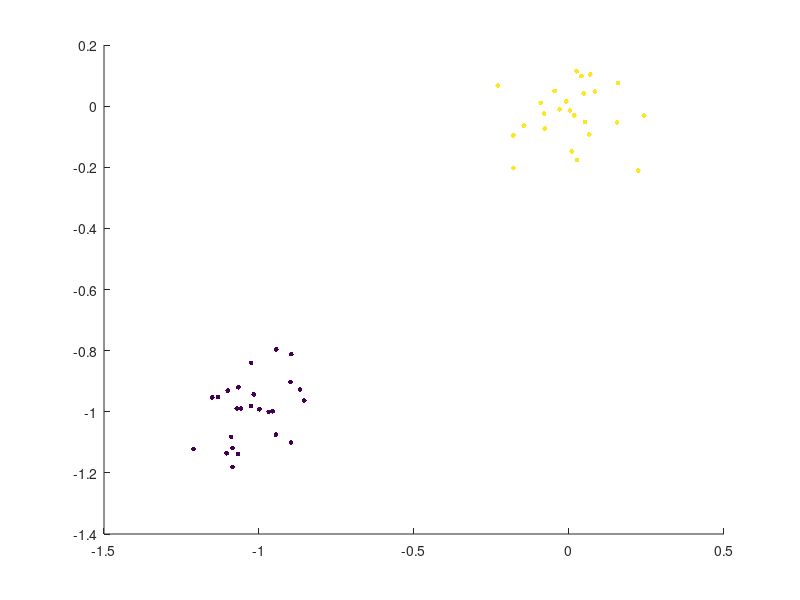
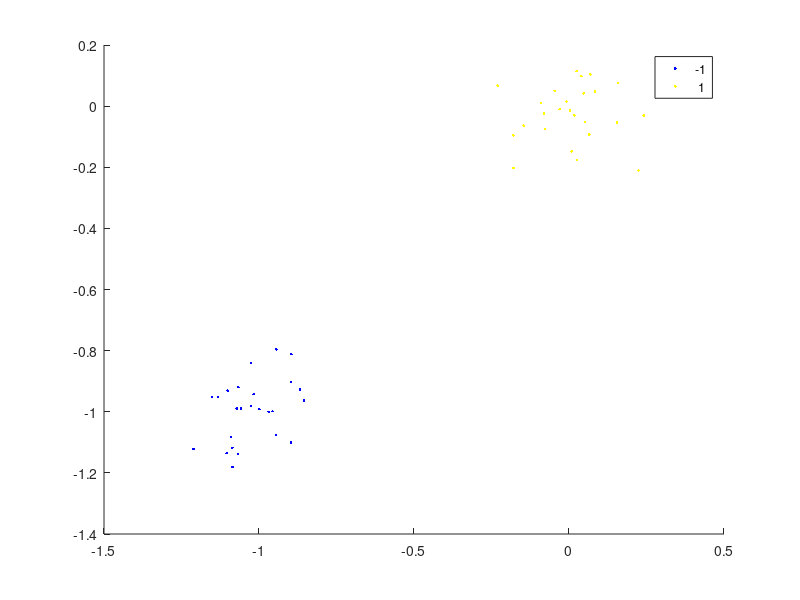

Write MATLAB code to recreate these figures, in order. (Note: this script raises an error after producing the figures.)
close all;
clear;
clc;

%% Data 1
X1 = [mvnrnd([-1; -1], 0.01*eye(2, 2), 25); mvnrnd([0; 0], 0.01*eye(2, 2), 25)];
X1test = [mvnrnd([-1; -1], 0.01*eye(2, 2), 25); mvnrnd([0; 0], 0.01*eye(2, 2), 25)];

y1 = [-ones(25, 1); ones(25, 1)];
y1test = y1;

figure('NumberTitle', 'off', 'Name', 'Data set 1');
scatter(X1(:, 1), X1(:, 2), 12, y1, 'filled');

%Train the SVM Classifier
cl = fitcsvm(X1,y1,'KernelFunction','rbf','Standardize',true);

% Predict scores over the grid
d = 0.02;
[x1Grid,x2Grid] = meshgrid(min(X1(:,1)):d:max(X1(:,1)),...
    min(X1(:,2)):d:max(X1(:,2)));
xGrid = [x1Grid(:),x2Grid(:)];
[~,scores] = predict(cl,xGrid);

% Predict scores over the grid on X1Test
d = 0.02;
[x11Grid,x22Grid] = meshgrid(min(X1test(:,1)):d:max(X1test(:,1)),...
    min(X1test(:,2)):d:max(X1test(:,2)));
xxGrid = [x11Grid(:),x22Grid(:)];
[~,scoresTest] = predict(cl,xxGrid);

% Plot the data and the decision boundary
figure('NumberTitle', 'off', 'Name', 'Data set 1 Decision Boundary');
h1(1:2) = gscatter(X1(:,1),X1(:,2),y1,'by','.');
hold on;
h1(3) = plot(X1(cl.IsSupportVector,1),X1(cl.IsSupportVector,2),'ko','MarkerSize',10);
contour(x1Grid,x2Grid,reshape(scores(:,2),size(x1Grid)),[0 0],'k');
legend(h1,{'-1','+1','Support Vectors'});
axis equal
hold off

% Plot the data and the decision boundary on Test X1
figure('NumberTitle', 'off', 'Name', 'Data set 1 Test Decision Boundary');
h11(1:2) = gscatter(X1test(:,1),X1test(:,2),y1,'by','.');
hold on;
h11(3) = plot(X1test(cl.IsSupportVector,1),X1test(cl.IsSupportVector,2),'ko','MarkerSize',10);
contour(x11Grid,x22Grid,reshape(scoresTest(:,2),size(x11Grid)),[0 0],'k');
legend(h11,{'-1','+1','Support Vectors'});
axis equal
hold off

%% Data 2

X2 = [mvnrnd([-1; -1], 0.5*eye(2, 2), 25); mvnrnd([0; 0], 0.5*eye(2, 2), 25)];
X2test = [mvnrnd([-1; -1], 0.5*eye(2, 2), 25); mvnrnd([0; 0], 0.5*eye(2, 2), 25)];

y2 = [-ones(25, 1); ones(25, 1)];
y2test = y2;

figure('NumberTitle', 'off', 'Name', 'Data set 2');
scatter(X2(:, 1), X2(:, 2), 12, y2, 'filled');

%Train the SVM Classifier
c2 = fitcsvm(X2,y2,'KernelFunction','rbf',...
    'BoxConstraint',Inf,'ClassNames',[-1,1]);

% Predict scores over the grid
d = 0.02;
[x1Grid,x2Grid] = meshgrid(min(X2(:,1)):d:max(X2(:,1)),...
    min(X2(:,2)):d:max(X2(:,2)));
xGrid = [x1Grid(:),x2Grid(:)];
[~,scores] = predict(c2,xGrid);

% Predict scores over the grid on X2Test
d = 0.02;
[x11Grid,x22Grid] = meshgrid(min(X2test(:,1)):d:max(X2test(:,1)),...
    min(X2test(:,2)):d:max(X2test(:,2)));
xxGrid = [x11Grid(:),x22Grid(:)];
[~,scoresTest] = predict(c2,xxGrid);

% Plot the data and the decision boundary on Test X2
figure('NumberTitle', 'off', 'Name', 'Data set 2 Test Decision Boundary');
h22(1:2) = gscatter(X2test(:,1),X2test(:,2),y2,'by','.');
hold on;
h22(3) = plot(X2test(c2.IsSupportVector,1),X2test(c2.IsSupportVector,2),'ko','MarkerSize',10);
contour(x11Grid,x22Grid,reshape(scoresTest(:,2),size(x11Grid)),[0 0],'k');
legend(h22,{'-1','+1','Support Vectors'});
axis equal
hold off

% Plot the data and the decision boundary
figure('NumberTitle', 'off', 'Name', 'Data set 2 Decision Boundary');
h2(1:2) = gscatter(X2(:,1),X2(:,2),y2,'by','.');
hold on
h2(3) = plot(X2(c2.IsSupportVector,1),X2(c2.IsSupportVector,2),'ko','MarkerSize',10);
contour(x1Grid,x2Grid,reshape(scores(:,2),size(x1Grid)),[0 0],'k');
legend(h2,{'-1','+1','Support Vectors'});
axis equal
hold off

%% Data 3

X3 = [mvnrnd([-1; -1], 0.5*eye(2, 2), 25); mvnrnd([0; 0], 0.5*eye(2, 2), 25); mvnrnd([1; 1],0.5*eye(2, 2), 25)];
X3test = [mvnrnd([-1; -1], 0.5*eye(2, 2), 25); mvnrnd([0; 0], 0.5*eye(2, 2), 25); mvnrnd([1; 1],0.5*eye(2, 2), 25)];

y3 = [-ones(25, 1); ones(25, 1); -ones(25, 1)];
y3test = y3;

figure('NumberTitle', 'off', 'Name', 'Data set 3');
scatter(X3(:, 1), X3(:, 2), 12, y3, 'filled');

%Train the SVM Classifier
c3 = fitcsvm(X3,y3,'KernelFunction','rbf',...
    'BoxConstraint',Inf,'ClassNames',[-1,1]);

% Predict scores over the grid
d = 0.01;
[x1Grid,x2Grid] = meshgrid(min(X3(:,1)):d:max(X3(:,1)),...
    min(X3(:,2)):d:max(X3(:,2)));
xGrid = [x1Grid(:),x2Grid(:)];
[~,scores] = predict(c3,xGrid);

% Predict scores over the grid on X3Test
d = 0.01;
[x11Grid,x22Grid] = meshgrid(min(X3test(:,1)):d:max(X3test(:,1)),...
    min(X3test(:,2)):d:max(X3test(:,2)));
xxGrid = [x11Grid(:),x22Grid(:)];
[~,scoresTest] = predict(c3,xxGrid);


% Plot the data and the decision boundary
figure('NumberTitle', 'off', 'Name', 'Data set 3 Decision Boundary');
h3(1:2) = gscatter(X3(:,1),X3(:,2),y3,'by','.');
hold on
h3(3) = plot(X3(c3.IsSupportVector,1),X3(c3.IsSupportVector,2),'ko','MarkerSize',10);
contour(x1Grid,x2Grid,reshape(scores(:,2),size(x1Grid)),[0 0],'k');
legend(h3,{'-1','+1','Support Vectors'},'Location','Best');
axis equal
hold off

% Plot the data and the decision boundary on Test X3
figure('NumberTitle', 'off', 'Name', 'Data set 3 Test Decision Boundary');
h33(1:2) = gscatter(X3test(:,1),X3test(:,2),y3,'by','.');
hold on;
h33(3) = plot(X3test(c3.IsSupportVector,1),X3test(c3.IsSupportVector,2),'ko','MarkerSize',10);
contour(x11Grid,x22Grid,reshape(scoresTest(:,2),size(x11Grid)),[0 0],'k');
legend(h33,{'-1','+1','Support Vectors'});
axis equal
hold off